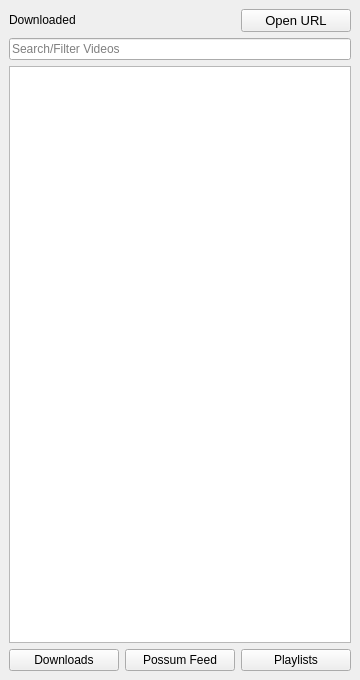
<?xml version="1.0" encoding="UTF-8"?>
<ui version="4.0">
 <class>MainWindow</class>
 <widget class="QMainWindow" name="MainWindow">
  <property name="geometry">
   <rect>
    <x>0</x>
    <y>0</y>
    <width>360</width>
    <height>680</height>
   </rect>
  </property>
  <property name="windowTitle">
   <string>MainWindow</string>
  </property>
  <widget class="QWidget" name="centralwidget">
   <layout class="QGridLayout" name="gridLayout">
    <item row="4" column="2">
     <widget class="QPushButton" name="PlaylistsButton">
      <property name="text">
       <string>Playlists</string>
      </property>
     </widget>
    </item>
    <item row="2" column="0" rowspan="2" colspan="3">
     <widget class="QStackedWidget" name="stackedWidget">
      <property name="sizePolicy">
       <sizepolicy hsizetype="Preferred" vsizetype="Preferred">
        <horstretch>0</horstretch>
        <verstretch>0</verstretch>
       </sizepolicy>
      </property>
      <property name="currentIndex">
       <number>0</number>
      </property>
      <widget class="QWidget" name="stackedWidgetPage1">
       <layout class="QVBoxLayout" name="verticalLayout">
        <property name="spacing">
         <number>6</number>
        </property>
        <property name="leftMargin">
         <number>0</number>
        </property>
        <property name="topMargin">
         <number>0</number>
        </property>
        <property name="rightMargin">
         <number>0</number>
        </property>
        <property name="bottomMargin">
         <number>0</number>
        </property>
        <item>
         <widget class="QListWidget" name="DownloadList">
          <property name="horizontalScrollBarPolicy">
           <enum>Qt::ScrollBarAlwaysOff</enum>
          </property>
          <property name="sizeAdjustPolicy">
           <enum>QAbstractScrollArea::AdjustToContents</enum>
          </property>
          <property name="iconSize">
           <size>
            <width>96</width>
            <height>96</height>
           </size>
          </property>
          <property name="movement">
           <enum>QListView::Free</enum>
          </property>
          <property name="resizeMode">
           <enum>QListView::Adjust</enum>
          </property>
          <property name="layoutMode">
           <enum>QListView::Batched</enum>
          </property>
          <property name="spacing">
           <number>6</number>
          </property>
          <property name="gridSize">
           <size>
            <width>96</width>
            <height>96</height>
           </size>
          </property>
         </widget>
        </item>
       </layout>
      </widget>
      <widget class="QWidget" name="stackedWidgetPage2">
       <layout class="QVBoxLayout" name="verticalLayout_2">
        <property name="spacing">
         <number>6</number>
        </property>
        <property name="leftMargin">
         <number>0</number>
        </property>
        <property name="topMargin">
         <number>0</number>
        </property>
        <property name="rightMargin">
         <number>0</number>
        </property>
        <property name="bottomMargin">
         <number>0</number>
        </property>
        <item>
         <widget class="QListWidget" name="SubscribedFiles">
          <item>
           <property name="text">
            <string>subs tab</string>
           </property>
          </item>
         </widget>
        </item>
       </layout>
      </widget>
      <widget class="QWidget" name="stackedWidgetPage3">
       <layout class="QVBoxLayout" name="verticalLayout_3">
        <property name="leftMargin">
         <number>0</number>
        </property>
        <property name="topMargin">
         <number>0</number>
        </property>
        <property name="rightMargin">
         <number>0</number>
        </property>
        <property name="bottomMargin">
         <number>0</number>
        </property>
        <item>
         <widget class="QListWidget" name="Playlists">
          <item>
           <property name="text">
            <string>playlists tab</string>
           </property>
          </item>
         </widget>
        </item>
       </layout>
      </widget>
     </widget>
    </item>
    <item row="1" column="0" colspan="3">
     <widget class="QLineEdit" name="SearchBox">
      <property name="text">
       <string/>
      </property>
      <property name="maxLength">
       <number>128</number>
      </property>
      <property name="placeholderText">
       <string>Search/Filter Videos</string>
      </property>
     </widget>
    </item>
    <item row="0" column="0" colspan="2">
     <widget class="QLabel" name="TitleLabel">
      <property name="sizePolicy">
       <sizepolicy hsizetype="Preferred" vsizetype="Maximum">
        <horstretch>0</horstretch>
        <verstretch>0</verstretch>
       </sizepolicy>
      </property>
      <property name="text">
       <string>Downloaded</string>
      </property>
      <property name="wordWrap">
       <bool>false</bool>
      </property>
     </widget>
    </item>
    <item row="4" column="1">
     <widget class="QPushButton" name="SubsButton">
      <property name="text">
       <string>Possum Feed</string>
      </property>
     </widget>
    </item>
    <item row="4" column="0">
     <widget class="QPushButton" name="DLButton">
      <property name="text">
       <string>Downloads</string>
      </property>
     </widget>
    </item>
    <item row="0" column="2">
     <widget class="QPushButton" name="pushButton">
      <property name="font">
       <font>
        <pointsize>10</pointsize>
       </font>
      </property>
      <property name="text">
       <string>Open URL</string>
      </property>
      <property name="iconSize">
       <size>
        <width>1</width>
        <height>1</height>
       </size>
      </property>
     </widget>
    </item>
   </layout>
  </widget>
 </widget>
 <resources/>
 <connections/>
</ui>
